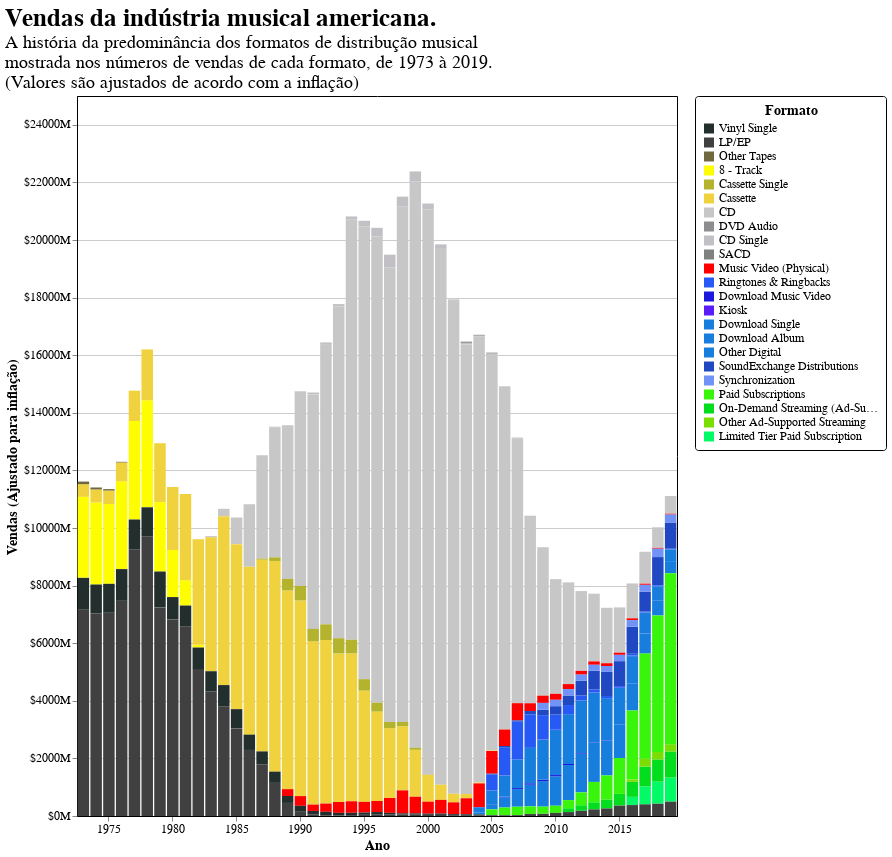

The cell this chart's notebook holds for it:
### Markdown cell above
### Gráfico 2

No gráfico 2, os canais mapeados serão os mesmos. A diferença está que ele terá um `tooltip`, assim como as imagens. Para que isso seja possível, é preciso usar a função `transform_stack`, feita para gerar gráficos com barras empilhadas e tooltips. Gerando o gráfico sem filtros interativos:

### Code cell
eixo_x_2 = alt.X("year(year):N").title("Ano").axis(values = (1975, 1980, 1985, 1990, 1995, 2000, 2005, 2010, 2015))
eixo_y_2 = alt.Y("valor1:Q").title("Vendas (Ajustado para inflação)").scale(domain = (0, 25000)).axis(
    tickCount = 10, 
    labelExpr = '"$" + datum.value + "M"'
)
cores_2 = alt.Color("format:N").scale(domain = ordem_formato, range = cores_formato).title("Formato")
tooltip_2 = [
    alt.Tooltip('Formato:N', title = None), 
    alt.Tooltip("Mídia:N", title = None), 
    alt.Tooltip("Vendas:N", title = None)
]

final_2 = alt.Chart(
    dados,
    title = alt.Title(
        text = "Vendas da indústria musical americana.",
        subtitle = ["A história da predominância dos formatos de distribução musical ", 
                    "mostrada nos números de vendas de cada formato, de 1973 à 2019.",
                    "(Valores são ajustados de acordo com a inflação)"]
    )
).transform_stack( #A função irá "quebrar" a variável em um início e um fim, indicando onde a barra é posicionada.
    stack = "value_actual", 
    as_ = ("valor1", "valor2"),
    groupby = ("year", "metric"),
    sort = (alt.SortField("midia", "descending"),)
).transform_filter(
    'datum.metric == "Value (Adjusted)"'
).transform_calculate( #Produz os textos mostrados no Tooltip
    Formato = 'datum.format',
    Mídia = 'datum.midia',
    Vendas = 'round(datum.valor2 - datum.valor1) + " milhões de dólares no ano de " + year(datum.year)'
).mark_bar(
).encode(
    eixo_x_2,
    eixo_y_2,
    cores_2,
    tooltip_2,
    y2 = "valor2:Q" 
).properties(
    width = 600, 
    height = 720
).configure(
    font = "helvetica",
    background = "transparent"
).configure_legend(
    strokeColor = "black",
    orient = "right",
    padding = 8,
    cornerRadius = 3,
    titleAlign = "center",
    titleAnchor = "middle",
    titleFontSize = 13.5,
    fillColor = "#FFFFFF",
    labelFontSize = 11.5 
).configure_axis(
    gridColor = "#000000",
    gridOpacity = 0.2,
    domainColor = "#000000",
    labelFontSize = 11.5,
    titleFontSize = 13.5
).configure_title(
    anchor = "start",
    fontSize = 25,
    subtitleFontSize = 18
).configure_view(
    stroke = "#000000"
)
final_2

### Figure 1 — Vega-Lite specification as saved in the notebook (floating-point values rounded to 4 significant figures; data arrays with more than 128 entries replaced by an {"elided": "..."} marker saying what was removed)
{"config": {"view": {"continuousWidth": 300, "continuousHeight": 300, "stroke": "#000000"}, "axis": {"domainColor": "#000000", "gridColor": "#000000", "gridOpacity": 0.2, "labelFontSize": 11.5, "titleFontSize": 13.5}, "background": "transparent", "font": "helvetica", "legend": {"cornerRadius": 3, "fillColor": "#FFFFFF", "labelFontSize": 11.5, "orient": "right", "padding": 8, "strokeColor": "black", "titleAlign": "center", "titleAnchor": "middle", "titleFontSize": 13.5}, "title": {"anchor": "start", "fontSize": 25, "subtitleFontSize": 18}}, "data": {"name": "data-08bb324d8c59a9e6b887e4c393a0c238"}, "mark": {"type": "bar"}, "encoding": {"color": {"field": "format", "scale": {"domain": ["Vinyl Single", "LP/EP", "Other Tapes", "8 - Track", "Cassette Single", "Cassette", "CD", "DVD Audio", "CD Single", "SACD", "Music Video (Physical)", "Ringtones & Ringbacks", "Download Music Video", "Kiosk", "Download Single", "Download Album", "Other Digital", "SoundExchange Distributions", "Synchronization", "Paid Subscriptions", "On-Demand Streaming (Ad-Supported)", "Other Ad-Supported Streaming", "Limited Tier Paid Subscription"], "range": ["#222f2d", "#404040", "#70683f", "#FFFE00", "#B3B32E", "#f0d23e", "#C7C7C7", "#8D8C8F", "#C2C0C4", "#7F8080", "#FF0000", "#275AF5", "#1B18DE", "#5B1CFA", "#187EDE", "#187EDE", "#187EDE", "#1F48C2", "#7193F7", "#39F50B", "#02DE1D", "#7BDE02", "#03FA67"]}, "title": "Formato", "type": "nominal"}, "tooltip": [{"field": "Formato", "title": null, "type": "nominal"}, {"field": "Mídia", "title": null, "type": "nominal"}, {"field": "Vendas", "title": null, "type": "nominal"}], "x": {"axis": {"values": [1975, 1980, 1985, 1990, 1995, 2000, 2005, 2010, 2015]}, "field": "year", "timeUnit": "year", "title": "Ano", "type": "nominal"}, "y": {"axis": {"tickCount": 10, "labelExpr": "\"$\" + datum.value + \"M\""}, "field": "valor1", "scale": {"domain": [0, 25000]}, "title": "Vendas (Ajustado para inflação)", "type": "quantitative"}, "y2": {"field": "valor2"}}, "height": 720, "title": {"text": "Vendas da indústria musical americana.", "subtitle": ["A história da predominância dos formatos de distribução musical ", "mostrada nos números de vendas de cada formato, de 1973 à 2019.", "(Valores são ajustados de acordo com a inflação)"]}, "transform": [{"groupby": ["year", "metric"], "stack": "value_actual", "sort": [{"field": "midia", "order": "descending"}], "as": ["valor1", "valor2"]}, {"filter": "datum.metric == \"Value (Adjusted)\""}, {"calculate": "datum.format", "as": "Formato"}, {"calculate": "datum.midia", "as": "Mídia"}, {"calculate": "round(datum.valor2 - datum.valor1) + \" milhões de dólares no ano de \" + year(datum.year)", "as": "Vendas"}], "width": 600, "$schema": "https://vega.github.io/schema/vega-lite/v5.8.0.json", "datasets": {"data-08bb324d8c59a9e6b887e4c393a0c238": {"elided": "3008 records"}}}
